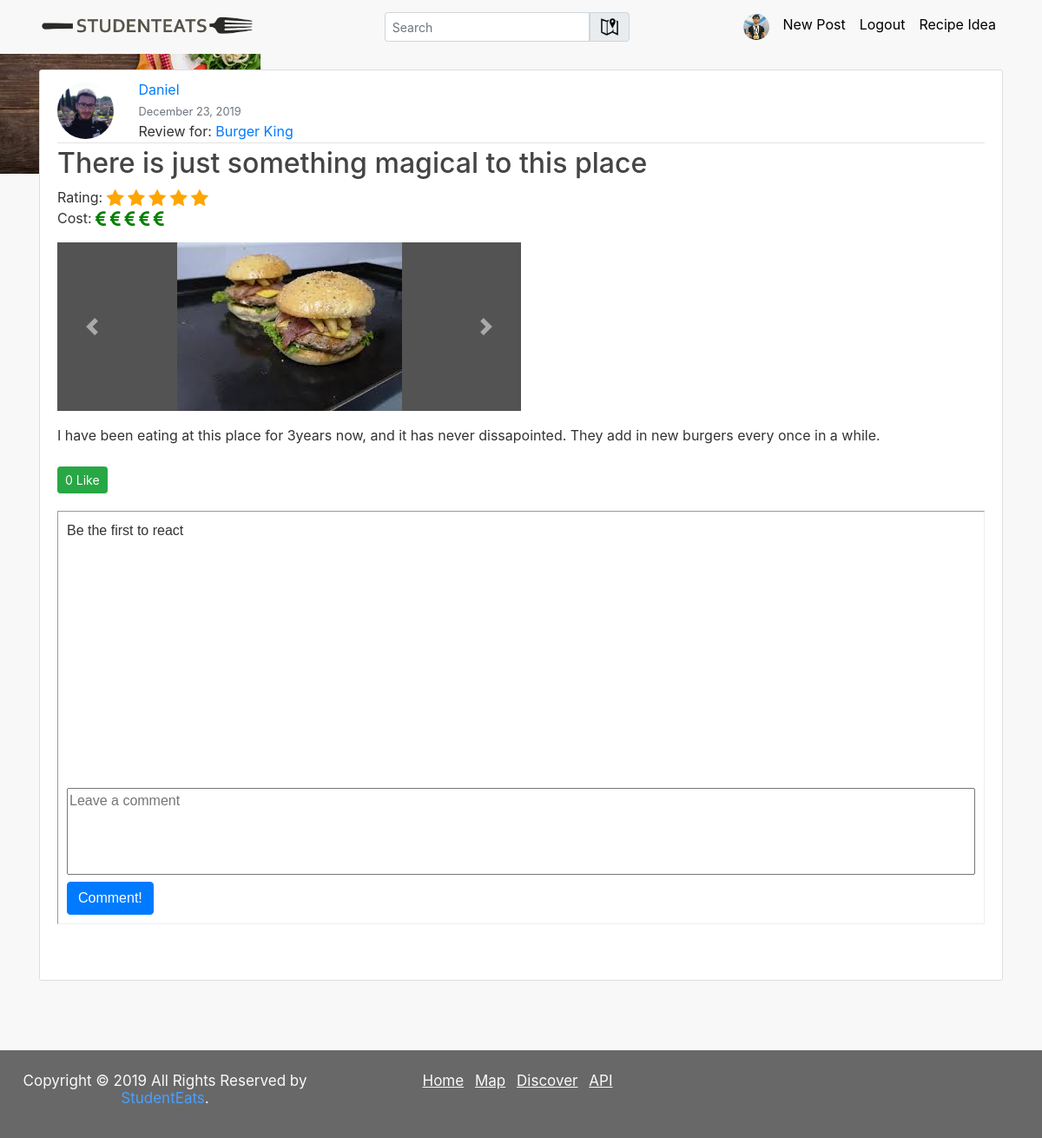
Screenshot of /post/139/ (signed in) with the database file from the repository.
### users/models.py (models this page shows, shortened)
class Profile(models.Model):
    image = models.ImageField(default='default.jpg', upload_to='profile_pics')
    bio = models.TextField(max_length=150, default='')
    user = models.OneToOneField(User, on_delete=models.CASCADE)
    following = models.ManyToManyField('self', symmetrical = False, blank=True, related_name='followers')

### blog/models.py (models this page shows, shortened)
class Post(models.Model):
    title = models.CharField(max_length=100)
    content = models.TextField(max_length=500)
    date_posted = models.DateTimeField(default=timezone.now)
    rating = models.IntegerField(null=False, default=0)
    cost = models.IntegerField(null=False, default=0)
    place = models.ForeignKey(EatingPlace, related_name='posts', on_delete=models.CASCADE, null=True)
    author = models.ForeignKey(User, on_delete=models.CASCADE, related_name='posts')
    likes = models.ManyToManyField(User, blank=True, related_name='likers')

class PostImage(models.Model):
    image = models.ImageField(upload_to='post_images')
    post = models.ForeignKey(Post, related_name='images', on_delete=models.CASCADE)

### mapservice/models.py (models this page shows, shortened)
class EatingPlace(models.Model):
    name = models.CharField(max_length=100)
    address = models.CharField(max_length=150)
    latitude = models.FloatField()
    longitude = models.FloatField()

### blog/views.py (the view)
# urls.py: path('post/<int:pk>/', PostDetailView.as_view(), name='post-detail'),
class PostDetailView(LoginRequiredMixin, DetailView):
    model = Post
    def get_context_data(self, **kwargs):
        context = super().get_context_data(**kwargs)
        context['title'] = 'Post Detail'
        return context

### blog/templates/blog/post_detail.html (shortened to what this page needs)
{% extends "blog/base.html" %}
{% load static %}
{% block extra_css %}
<link rel="stylesheet" type="text/css" href="{% static 'blog/post_detail.css' %}" />
<link rel="stylesheet" href="https://cdnjs.cloudflare.com/ajax/libs/font-awesome/4.7.0/css/font-awesome.min.css" />
<link rel="stylesheet" href="{% static 'blog/rating-icons.css' %}" />
{% endblock extra_css %}
{% block content %}
<article class="media content-section">
    <div class="media-body">
        <div class="article-metadata">
            <div style="display: inline-block;">
                <a class="mr-2" href="{% url 'profile' post.author.username %}">
                    <img class="rounded-circle article-img" src="{{ post.author.profile.image.url }}" alt="author's image">
                </a>
            </div>
            <div style="display: inline-block; vertical-align: middle;">
                <div>
                    <a class="mr-2" href="{% url 'profile' post.author.username %}">{{ post.author }}</a>
                </div>
                <div>
                    <small class="text-muted">{{ post.date_posted |date:"F d, Y"}}</small>
                </div>
                <div>
                    Review for:
                    <a href="{% url 'place-profile' post.place.name %}">{{ post.place.name }}</a>
                </div>
            </div>
        </div>
        <div>
            <h2>
              <a class="article-title" href="{% url 'post-detail' post.id %}">{{ post.title }}</a>
          </h2>
            <p>Rating: <span class="fa fa-star fa-lg star-{{ forloop.counter }}"></span> <span class="fa fa-star fa-lg star-{{ forloop.counter }}"></span> <span class="fa fa-star fa-lg star-{{ forloop.counter }}"></span> <span class="fa fa-star fa-lg star-{{ forloop.counter }}"></span> <span class="fa fa-star fa-lg star-{{ forloop.counter }}"></span>
                <br> Cost: <span class="fa fa-eur fa-lg euro-{{ forloop.counter }}"></span> <span class="fa fa-eur fa-lg euro-{{ forloop.counter }}"></span> <span class="fa fa-eur fa-lg euro-{{ forloop.counter }}"></span> <span class="fa fa-eur fa-lg euro-{{ forloop.counter }}"></span> <span class="fa fa-eur fa-lg euro-{{ forloop.counter }}"></span></p>
            <div>
                {% include 'blog/blocks/carousel.html' %}
            </div>
            <p class="article-content mt-3">{{ post.content }}</p>
            <div>
                <a class="like-btn btn btn-success btn-sm mb-1 mt-2" data-id="{{ post.id }}" href="{% url 'post-like' post.id %}">
                {% if user in post.likes.all %}
                {{ post.likes.count }} Unlike
                {% else %}
                {{ post.likes.count }} Like
                {% endif %}
                </a>
            </div>
        </div>
        <section id="commentSection" class="mt-3">
            <div id="postedComments">
                <p id="intro">Be the first to react</p>
            </div>
            <div id="textSection">
                <textarea name="userComment" id="userComment" maxlength="200" placeholder="Leave a comment" class="mt-2"></textarea>
                <button id="trigger" class="btn btn-primary mt-2">Comment!</button>
            </div>
        </section>
    </div>
</article>
{% endblock content %}

### blog/templates/blog/base.html (shortened to what this page needs)
{% load static %}
<!DOCTYPE html>
<html lang="en" dir="ltr">
<head>
    <link rel="stylesheet" href="https://maxcdn.bootstrapcdn.com/bootstrap/4.0.0/css/bootstrap.min.css">
    <link rel="stylesheet" href="{% static 'blog/main.css' %}">
    {% block extra_css %}{% endblock extra_css %}
</head>
<body>
<div id="wrapper">
	<div id="pagecontent">
	<header class="site-header">
        <nav class="navbar navbar-expand-md navbar-light bg-steel fixed-top">
            <div class="container">
                <a class="navbar-brand mr-4" href="{% url 'blog-home' %}"><img src="{% static 'blog/logo.png' %}" alt="StudentEats logo" width="250"></a>
                <div class="collapse navbar-collapse" id="navbarToggle">
                    <div class="navbar-nav mr-auto">
                        <form class="form-inline" action="{% url 'search-result' %}" method="GET" autocomplete="off">
                            <div class="input-group">
                                <input id="search" class="form-control form-control-sm" name="q" type="search" placeholder="Search">
                                <div class="input-group-prepend">
                                    <a class="btn btn-light nav-item input-group-text rounded-right" href="{% url 'blog-map' %}" id="basic-addon1">
                                        <img src="{% static 'blog/map_icon.png' %}" alt="Map" height="20">
                                    </a>
                                </div>
                            </div>
                        </form>
                    </div>
                    <div class="navbar-nav">
                        {% if user.is_authenticated %}
                        <a class="nav-item nav-link" href="{% url 'profile' user.username %}">
                            <img src="{{ user.profile.image.url }}" alt="Profile" height="30" width="30" class="rounded-circle">
                        </a>
                        <a class="nav-item nav-link" href="{% url 'post-create' %}">New Post</a>
                        <a class="nav-item nav-link" href="{% url 'logout' %}">Logout</a>
                             <div class="dropdown">
                                <a class="nav-item nav-link">Recipe Idea</a>
                             </div>
                        {% else %}
                        <a class="nav-item nav-link" href="{% url 'login' %}">Login</a>
                        <a class="nav-item nav-link" href="{% url 'register' %}">Register</a> {% endif %}
                    </div>
                </div>
            </div>
        </nav>
    </header>
    <main role="main" class="container">
        <div class="row">
            <div class="col-md-12">
                {% block content %}{% endblock %}
            </div>
        </div>
    </main>
	</div>
</div>
    <div>
	<footer id="footerpush">
    <div class="row">
  <div class="col-sm-4">
      <p id="copyrightText" class="copyright-text">Copyright &copy; 2019 All Rights Reserved by <a href="{% url 'blog-home' %}">StudentEats</a>. </p>
  </div>
  <div class="col-sm-4">
      <ul class="footer-links">
              <li><a class="mr-2" href="{% url 'blog-home' %}"><u>Home</u></a></li>
              <li><a class="mr-2" href="{% url 'blog-map' %}"><u>Map</u></a></li>
              <li><a class="mr-2" href="{% url 'discover' %}"><u>Discover</u></a></li>
              <li><a class="mr-2" href="{% url 'api-page' %}"><u>API</u></a></li>
            </ul>
  </div>
  <div  id="footersharebuttons" class="col-sm-4">
  </div>
</div>
    </footer>
    </div>
    <link rel="stylesheet" href="https://code.jquery.com/ui/1.12.1/themes/base/jquery-ui.css" type="text/css" media="all" />
</body>
</html>

### blog/templates/blog/blocks/carousel.html (shortened to what this page needs)
{% if post.images.count != 0 %}
<div id="post-carousel-{{forloop.counter }}" class="carousel slide carouselresp" data-interval="false" data-ride="carousel">
    <div class="carousel-inner">
        {% for image in post.images.all %} {% if forloop.first %}
        <div class="carousel-item active">
            <img class="d-block" src="{{ image.image.url }}" alt="First slide">
        </div>
        {% else %}
        <div class="carousel-item">
            <img class="d-block" src="{{ image.image.url }}" alt="Next slide">
        </div>
        {% endif %} {% endfor %}
    </div>
    <a class="carousel-control-prev" href="#post-carousel-{{forloop.counter }}" role="button" data-slide="prev">
        <span class="carousel-control-prev-icon" aria-hidden="true"></span>
    </a>
    <a class="carousel-control-next" href="#post-carousel-{{forloop.counter }}" role="button" data-slide="next">
        <span class="carousel-control-next-icon" aria-hidden="true"></span>
    </a>
</div>
{% endif %}

### blog/static/blog/main.css (style rules this page uses)
body, html { height: 100%; }
#wrapper { min-height: 100%; height: auto !important; margin: 0 auto; }
#push, #footerpush { height: 3%; width: 100%; }
body { background-size: cover; background: #f8f8f8 url("wood.jpg") no-repeat fixed; color: #333333; margin-top: 5rem; width: 100%; }
h1, h2, h3, h4, h5, h6 { color: #2b2b2b; }
main { margin-top: 10vh; }
#copyrightText { text-align: center; }
.bg-steel { background-color: #f8f8f8; }
.site-header .navbar-nav .nav-link { color: #000000; }
.carousel-item img { margin: auto; }
.carousel { background-color: #535353; }
@media (min-width: 1000px) { .carouselresp { width: 50%; } }
.content-section { background: #ffffff; padding: 10px 20px; border: 1px solid #dddddd; border-radius: 3px; margin-bottom: 20px; }
.article-title { color: #444444; }
.article-content { white-space: pre-line; }
.article-img { height: 65px; width: 65px; margin-right: 16px; }
.article-metadata { padding-bottom: 1px; margin-bottom: 4px; border-bottom: 1px solid #e3e3e3 }
footer { background-color: #2b2b2b; opacity: 70%; padding: 25px 0 20px; font-size: 17px; line-height: 20px; color: snow; min-width: 100%; text-align: center; }
.footer-links { padding-left: 0; list-style: none; }
.footer-links li { display: inline; }
.footer-links a { color: snow; }
#footersharebuttons { padding-right: 5vw; display: inline-block; }
.dropdown { display: inline-block; }

### blog/static/blog/post_detail.css (style rules this page uses)
#commentSection { background-color: white; width: 100%; font-family: Arial, sans-serif; padding: 10px; border-style: inset; border-width: 1px; }
#postedComments { height: 300px; overflow-y: scroll; overflow-x: hidden; }
textarea { display: block; width: 100%; resize: none; outline: none; height: 100px; }

### rows the page displays
Post: author.profile.image (picture), author "Daniel", date_posted "December 23, 2019", place.name "Burger King", title "There is just something magical to this place", content "I have been eating at this place for 3years now, and it has never dissapointed. They add in new burgers every once in a while.", likes.count "0"
PostImage: image (picture)
